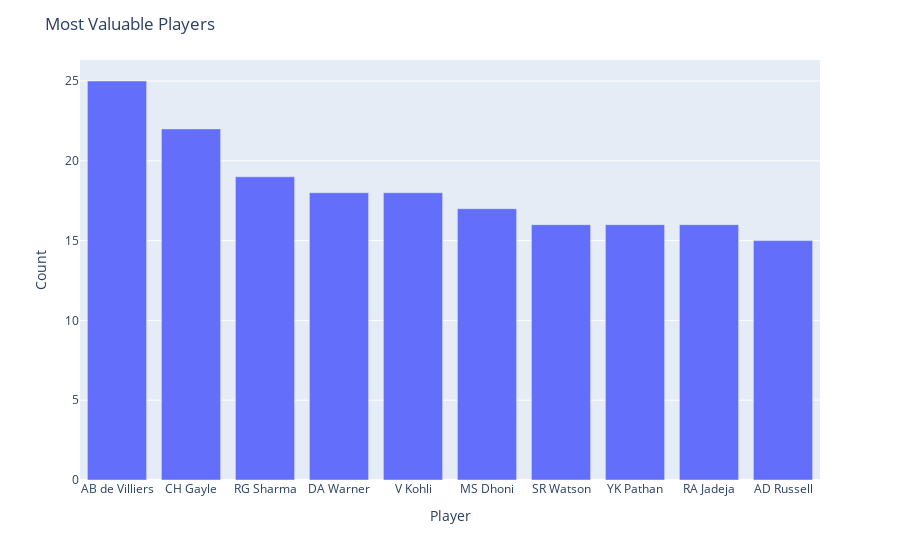

The cell this chart's notebook holds for it:
### Code cell
# Visualization using plotly

import plotly.express as px 
fig = px.bar(MoM.head(10), x='Player', y='Count')
fig.update_layout(title='Most Valuable Players',
                  xaxis_title='Player',
                  yaxis_title='Count')

fig.show()

### Figure 1 — Plotly figure (JSON) as saved in the notebook; plotly's stock layout.template omitted (floating-point values rounded to 4 significant figures)
{"data": [{"alignmentgroup": "True", "hovertemplate": "Player=%{x}<br>Count=%{y}<extra></extra>", "legendgroup": "", "marker": {"color": "#636efa", "pattern": {"shape": ""}}, "name": "", "offsetgroup": "", "orientation": "v", "showlegend": false, "textposition": "auto", "type": "bar", "x": ["AB de Villiers", "CH Gayle", "RG Sharma", "DA Warner", "V Kohli", "MS Dhoni", "SR Watson", "YK Pathan", "RA Jadeja", "AD Russell"], "xaxis": "x", "y": [25, 22, 19, 18, 18, 17, 16, 16, 16, 15], "yaxis": "y"}], "layout": {"barmode": "relative", "legend": {"tracegroupgap": 0}, "margin": {"t": 60}, "title": {"text": "Most Valuable Players"}, "xaxis": {"anchor": "y", "domain": [0, 1], "title": {"text": "Player"}}, "yaxis": {"anchor": "x", "domain": [0, 1], "title": {"text": "Count"}}}}
